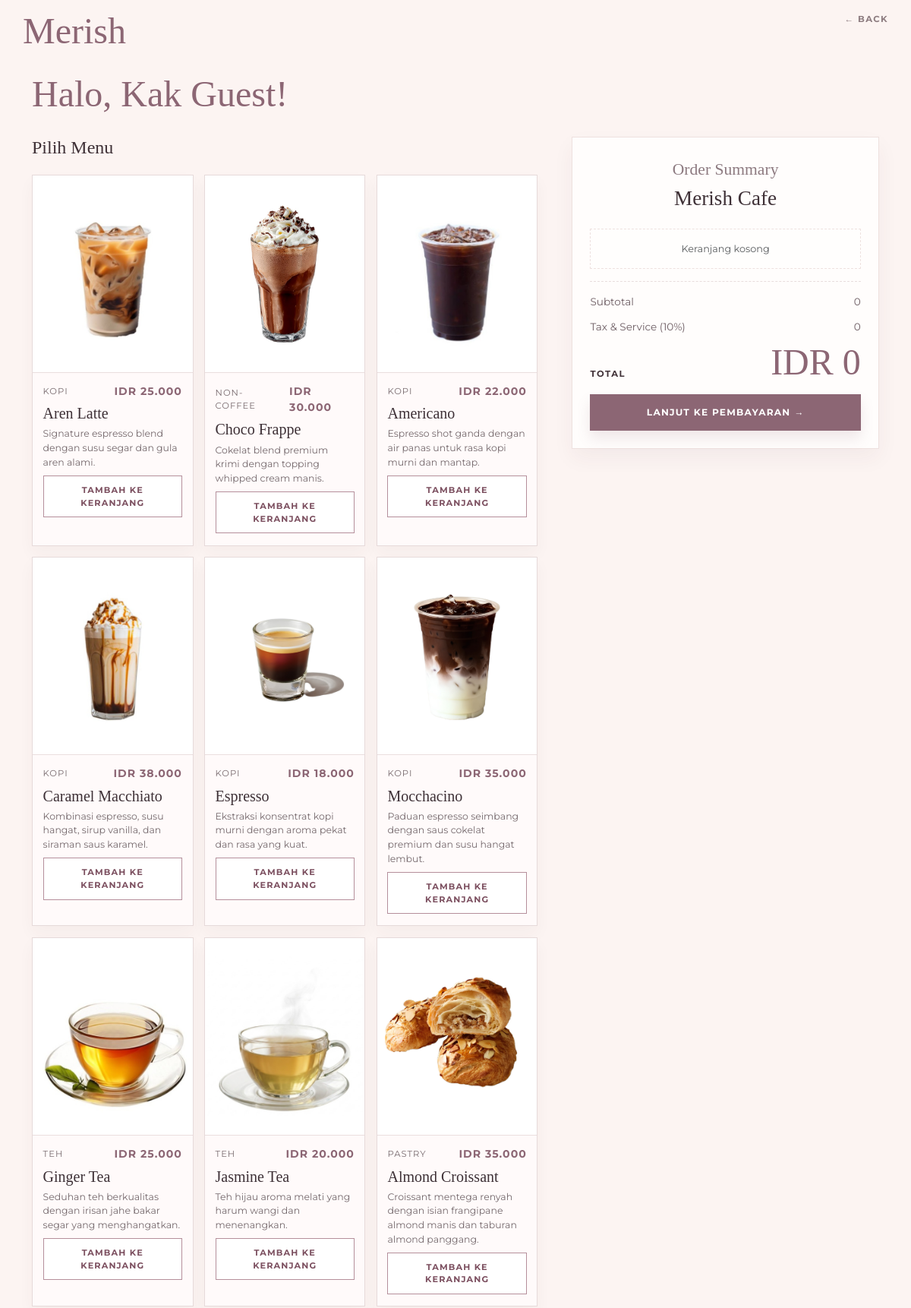
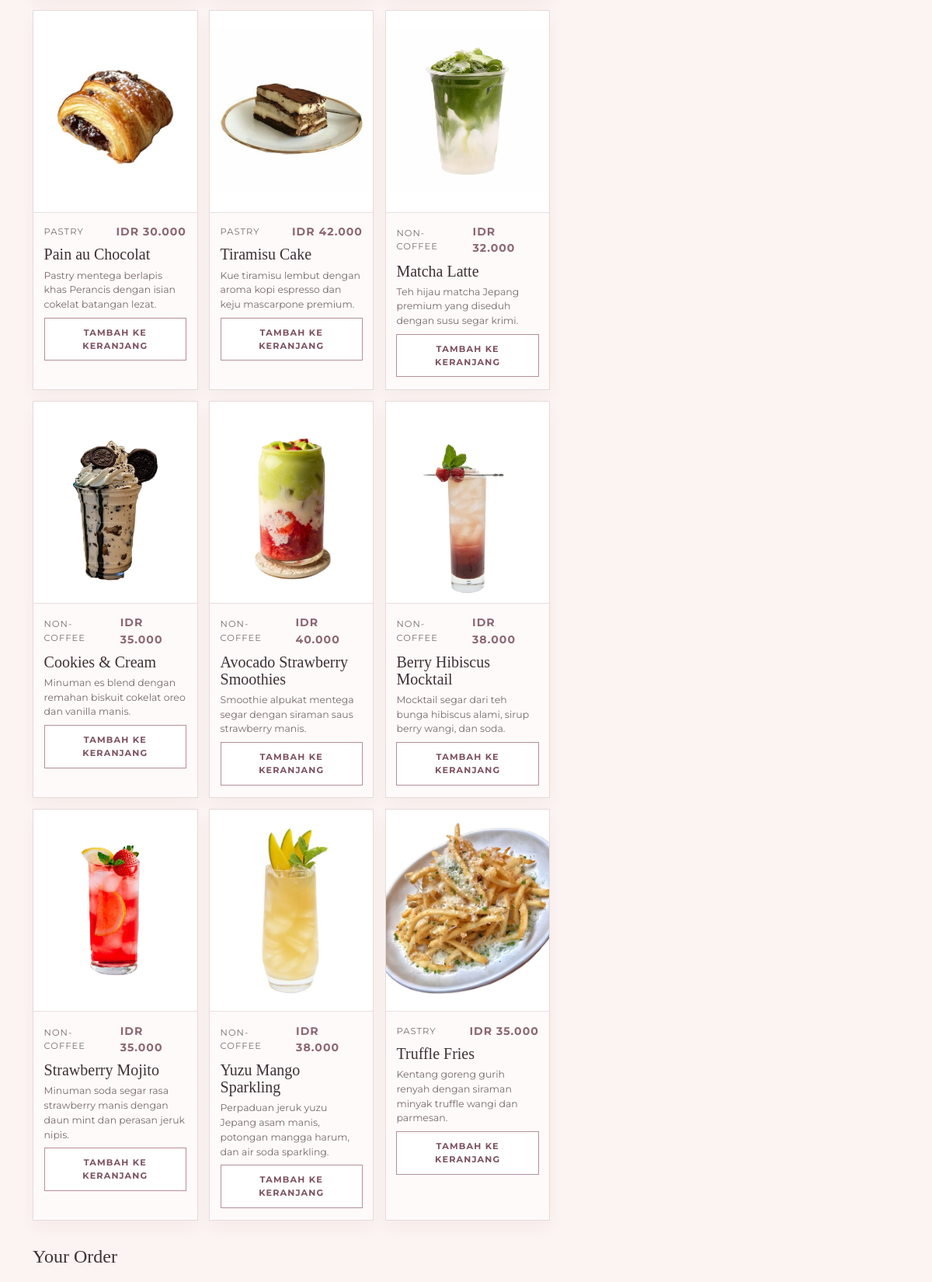
/index.php?page=cafe&action=cart (upper part), run on the app's committed database (2 pictures, top to bottom).
### tables this page shows
CREATE TABLE menus (
    menu_id VARCHAR(10),
    menu_name VARCHAR(100) NOT NULL,
    price DECIMAL(10,2) NOT NULL,
    is_available BOOLEAN NOT NULL DEFAULT TRUE,  
    category ENUM('Kopi', 'Teh', 'Pastry', 'Non Coffee', 'Snack') NOT NULL,
    description TEXT NULL,
    image VARCHAR(255) NULL,
    PRIMARY KEY (menu_id)
);

### app/Controllers/CafeController.php (called while the page is built, shortened)
<?php
class CafeController
{
    public function cart()
    {
        $menusModel = new MenusModel();
        $menus = $menusModel->findAll();
        require __DIR__ . '/../Views/Cafe/cart.php';
    }
}

### app/Core/Database.php (called while the page is built, shortened)
<?php
class Database
{
    private static ?PDO $connection = null;
    public static function getConnection(): PDO
    {
        $host = 'localhost';
        $dbName = 'db_merish_salon';
        $user = 'root';
        $pass = '';
        $ports = [3306, 3307];
        foreach ($ports as $port) {
            $dsn = "mysql:host={$host};port={$port};dbname={$dbName};charset=utf8mb4";
            try {
                self::$connection = new PDO($dsn, $user, $pass, [
                    PDO::ATTR_ERRMODE => PDO::ERRMODE_EXCEPTION,
                    PDO::ATTR_DEFAULT_FETCH_MODE => PDO::FETCH_ASSOC,
                    PDO::ATTR_EMULATE_PREPARES => false,
                ]);
                return self::$connection;
            } catch (PDOException $e) {
                $lastException = $e;
            }
        }
        $portsTried = implode(', ', $ports);
        $err = 'Koneksi database gagal (mencoba port: ' . $portsTried . ')';
        die($err);
        return self::$connection;
    }
}

### app/Models/MenusModel.php (called while the page is built, shortened)
<?php
class MenusModel
{
    private PDO $db;
    public function __construct()
    {
        $this->db = Database::getConnection();
    }
    public function findAll(): array
    {
        $stmt = $this->db->query('SELECT * FROM db_merish_cafe.menus WHERE is_available = TRUE');
        return $stmt->fetchAll();
    }
}

### app/Views/Cafe/cart.php (the view, shortened to what this page needs)
<?php
$displayName = $_SESSION['full_name'] ?? $_SESSION['user_login'] ?? 'Guest';
$menus = $menus ?? [];
$cartItems = [];
$totalPrice = 0;
$tax = (int) round($totalPrice * 0.1);
$finalTotal = $totalPrice + $tax;
$seatId = $_GET['seat'] ?? $_GET['seat_id'] ?? $_GET['table'] ?? $_SESSION['qr_order']['seat_id'] ?? $_SESSION['seat_id'] ?? null;
?>
<!DOCTYPE html>
<html lang="id">
<head>
    <link href="https://cdn.jsdelivr.net/npm/bootstrap@5.3.3/dist/css/bootstrap.min.css" rel="stylesheet">
</head>
<body>
<div class="page-shell">
    <div class="container topbar">
        <div class="d-flex justify-content-between align-items-start">
            <a class="brand" href="index.php?page=home">Merish</a>
            <a class="back-link" href="index.php?page=home">← Back</a>
        </div>
    </div>
    <main class="container py-3 py-md-4">
        <div class="hero">
            <h1 class="title">Halo, Kak <?php echo htmlspecialchars($displayName); ?>!</h1>
        </div>
        <div class="layout">
            <section>
                <div class="menu-picker">
                    <h2 class="section-title">Pilih Menu</h2>
                    <div class="menu-grid">
                        <?php foreach ($menus as $menu): ?>
                            <?php
                            $menuName = (string) ($menu['menu_name'] ?? 'Menu Item');
                            $menuPrice = (int) ($menu['price'] ?? 0);
                            $dbCat = trim($menu['category'] ?? '');
                            $menuCategory = match (strtolower($dbCat)) {
                                'kopi' => 'kopi',
                                'teh' => 'teh',
                                'pastry' => 'pastry',
                                'non coffee', 'non-coffee' => 'non-coffee',
                                'snack' => 'pastry',
                                default => 'kopi',
                            };
                            $desc = !empty($menu['description']) ? $menu['description'] : 'Tambahkan menu ini ke keranjang sebelum lanjut ke pembayaran.';
                            $image = trim($menu['image'] ?? '');
                            ?>
                            <article class="menu-card">
                                <div class="menu-card-visual" style="background-image: url('<?php echo htmlspecialchars($image); ?>'); background-size: contain; background-repeat: no-repeat; background-position: center; background-color: #ffffff;"></div>
                                <div class="menu-card-body">
                                    <div class="menu-card-meta">
                                        <span><?php echo htmlspecialchars($menuCategory); ?></span>
                                        <span class="menu-card-price">IDR <?php echo number_format($menuPrice, 0, ',', '.'); ?></span>
                                    </div>
                                    <h3 class="menu-card-name"><?php echo htmlspecialchars($menuName); ?></h3>
                                    <p class="menu-card-desc"><?php echo htmlspecialchars($desc); ?></p>
                                    <form method="POST" action="index.php?page=cafe&action=addToCart" class="m-0">
                                        <button type="submit" class="add-menu-btn">Tambah ke Keranjang</button>
                                    </form>
                                </div>
                            </article>
                        <?php endforeach; ?>
                    </div>
                </div>
                <h2 class="section-title">Your Order</h2>
            </section>
            <aside>
                <div class="summary-card">
                    <div class="summary-top">Order Summary</div>
                    <div class="summary-title">Merish Cafe</div>
                    <?php if (!empty($cartItems)): ?>
                        <?php foreach ($cartItems as $item): ?>
                            <div class="summary-line align-items-center mb-3">
                                <div class="d-flex flex-column" style="max-width: 140px;">
                                    <span style="font-weight: 600; color: #3f3137; line-height: 1.2; text-align: left;"><?php echo htmlspecialchars($item['name']); ?></span>
                                    <span style="font-size: 0.72rem; color: var(--muted); text-align: left;">IDR <?php echo number_format($item['price'], 0, ',', '.'); ?></span>
                                </div>
                                <div class="d-flex align-items-center gap-2 ms-auto">
                                    <div class="qty-box" style="padding: 0.2rem 0.4rem; min-width: 76px; font-size: 0.8rem; border-radius: 6px; gap: 0.5rem; background: #faf3f3; border: 1px solid #eadede; display: inline-flex; align-items: center; justify-content: space-between;">
                                        <form method="POST" action="index.php?page=cafe&action=updateCart" class="m-0 d-inline">
                                            <input type="hidden" name="menu_id" value="<?php echo htmlspecialchars($item['menu_id']); ?>">
                                            <?php if ($seatId): ?>
                                                <input type="hidden" name="seat" value="<?php echo htmlspecialchars($seatId); ?>">
                                            <?php endif; ?>
                                            <button type="submit" name="qty" value="<?php echo max(0, $item['qty'] - 1); ?>" style="font-size: 0.85rem; padding: 0 4px; font-weight: bold; color: #8c6674; border: 0; background: transparent;">−</button>
                                        </form>
                                        <span class="value" style="font-size: 0.8rem; width: 14px; text-align: center; font-weight: 700; color: #3f3137;"><?php echo (int) $item['qty']; ?></span>
                                        <form method="POST" action="index.php?page=cafe&action=updateCart" class="m-0 d-inline">
                                            <input type="hidden" name="menu_id" value="<?php echo htmlspecialchars($item['menu_id']); ?>">
                                            <?php if ($seatId): ?>
                                                <input type="hidden" name="seat" value="<?php echo htmlspecialchars($seatId); ?>">
                                            <?php endif; ?>
                                            <button type="submit" name="qty" value="<?php echo $item['qty'] + 1; ?>" style="font-size: 0.85rem; padding: 0 4px; font-weight: bold; color: #8c6674; border: 0; background: transparent;">+</button>
                                        </form>
                                    </div>
                                    <span style="font-weight: 600; font-size: 0.82rem; min-width: 60px; text-align: right; color: #3f3137;">
                                        <?php echo number_format($item['line_total'], 0, ',', '.'); ?>
                                    </span>
                                </div>
                            </div>
                        <?php endforeach; ?>
                    <?php else: ?>
                        <div class="text-center py-3 text-muted" style="font-size: 0.8rem; border: 1px dashed #eee1df; background: rgba(255,255,255,0.5); margin-bottom: 1rem;">
                            Keranjang kosong
                        </div>
                    <?php endif; ?>
                    <div class="summary-divider"></div>
                    <div class="summary-line">
                        <span>Subtotal</span>
                        <span><?php echo number_format($totalPrice, 0, ',', '.'); ?></span>
                    </div>
                    <div class="summary-line">
                        <span>Tax & Service (10%)</span>
                        <span><?php echo number_format($tax, 0, ',', '.'); ?></span>
                    </div>
                    <div class="summary-footer">
                        <div class="label">Total</div>
                        <div class="value">IDR <?php echo number_format($finalTotal, 0, ',', '.'); ?></div>
                    </div>
                    <form method="GET" action="index.php">
                        <button type="submit" class="checkout-btn">Lanjut ke Pembayaran →</button>
                    </form>
                </div>
            </aside>
        </div>
    </main>
</div>
</body>
</html>

### app/Views/Cafe/cart.php (style rules this page uses)
:root { --bg: #fcf4f2; --panel: #fffdfc; --line: #eadfdd; --ink: #514248; --muted: #7d6f73; --accent: #8c6674; --accent-dark: #764f5c; --soft: #f5ecea; }
body { margin: 0; background: var(--bg); color: var(--ink); font-family: 'Montserrat', sans-serif; }
.page-shell { min-height: 100vh; display: flex; flex-direction: column; }
.topbar { padding: 1.05rem 0 0.4rem; }
.brand { font-family: 'Playfair Display', serif; font-size: clamp(2.2rem, 4vw, 3.8rem); color: var(--accent); text-decoration: none; line-height: 1; }
.back-link { color: #8d7c80; text-decoration: none; text-transform: uppercase; letter-spacing: 1.4px; font-size: 0.72rem; font-weight: 700; }
.hero { margin-top: 0.3rem; margin-bottom: 2rem; }
.title { font-family: 'Playfair Display', serif; font-size: clamp(2.5rem, 4vw, 4.1rem); line-height: 1; color: var(--accent); margin: 0 0 0.45rem; }
.layout { display: grid; grid-template-columns: minmax(0, 1.35fr) minmax(290px, 0.82fr); gap: 2.8rem; align-items: start; }
.section-title { font-family: 'Playfair Display', serif; color: #3f3137; font-size: 1.5rem; margin-bottom: 1.3rem; }
.menu-picker { margin-bottom: 2rem; }
.menu-grid { display: grid; grid-template-columns: repeat(3, minmax(0, 1fr)); gap: 0.9rem; }
.menu-card { border: 1px solid #e6dada; background: #fffafa; box-shadow: 0 10px 20px rgba(78, 54, 61, 0.04); overflow: hidden; display: flex; flex-direction: column; min-height: 100%; }
.menu-card-visual { height: 260px; background-size: contain; background-repeat: no-repeat; background-position: center; background-color: #ffffff; border-bottom: 1px solid #eadede; }
.menu-card-body { padding: 0.9rem 0.85rem 0.95rem; display: flex; flex-direction: column; gap: 0.45rem; flex: 1; }
.menu-card-name { font-family: 'Playfair Display', serif; font-size: 1.25rem; color: #3d3036; line-height: 1.1; margin: 0; }
.menu-card-meta { display: flex; justify-content: space-between; gap: 0.75rem; align-items: center; color: #7a6d71; font-size: 0.72rem; text-transform: uppercase; letter-spacing: 1px; }
.menu-card-price { color: var(--accent); font-weight: 700; font-size: 0.88rem; }
.menu-card-desc { color: #75696d; font-size: 0.78rem; line-height: 1.5; margin: 0; }
.add-menu-btn { margin-top: auto; border: 1px solid #b58f9b; background: #fff; color: #7d5161; text-transform: uppercase; letter-spacing: 1.15px; font-size: 0.7rem; font-weight: 700; padding: 0.62rem 0.8rem; width: 100%; }
.summary-card { background: var(--panel); border: 1px solid #eee1df; box-shadow: 0 12px 26px rgba(70, 48, 55, 0.05); padding: 1.6rem 1.45rem 1.4rem; position: sticky; top: 1.25rem; }
.summary-top { text-align: center; color: #8d7a80; font-family: 'Playfair Display', serif; font-size: 1.35rem; margin-bottom: 0.1rem; }
.summary-title { text-align: center; font-family: 'Playfair Display', serif; font-size: 1.7rem; color: #3f3137; margin-bottom: 1.2rem; }
.summary-line { display: flex; justify-content: space-between; gap: 1rem; font-size: 0.85rem; color: #6d5d63; margin-bottom: 0.8rem; }
.summary-divider { border-top: 1px dashed #e8dddd; margin: 1rem 0; }
.summary-footer { display: flex; justify-content: space-between; align-items: end; gap: 1rem; margin-top: 0.6rem; }
.summary-footer .label { text-transform: uppercase; letter-spacing: 1.5px; font-size: 0.72rem; font-weight: 700; color: #423339; }
.summary-footer .value { font-family: 'Playfair Display', serif; color: var(--accent); font-size: clamp(2rem, 4vw, 3rem); line-height: 1; }
.checkout-btn { width: 100%; margin-top: 1.1rem; border: 0; background: var(--accent); color: #fff; padding: 0.95rem 1rem; text-transform: uppercase; letter-spacing: 1.2px; font-size: 0.76rem; font-weight: 700; box-shadow: 0 10px 18px rgba(140, 102, 116, 0.14); }

### data on the page
menus: image (picture), category "KOPI", price "25.000", menu_name "Aren Latte", description "Signature espresso blend dengan susu segar dan gula aren alami."
menus: image (picture), category "NON-COFFEE", price "30.000", menu_name "Choco Frappe", description "Cokelat blend premium krimi dengan topping whipped cream manis."
menus: image (picture), category "KOPI", price "22.000", menu_name "Americano", description "Espresso shot ganda dengan air panas untuk rasa kopi murni dan mantap."
menus: image (picture), category "KOPI", price "38.000", menu_name "Caramel Macchiato", description "Kombinasi espresso, susu hangat, sirup vanilla, dan siraman saus karamel."
menus: image (picture), category "KOPI", price "18.000", menu_name "Espresso", description "Ekstraksi konsentrat kopi murni dengan aroma pekat dan rasa yang kuat."
menus: image (picture), category "KOPI", price "35.000", menu_name "Mocchacino", description "Paduan espresso seimbang dengan saus cokelat premium dan susu hangat lembut."
menus: image (picture), category "TEH", price "25.000", menu_name "Ginger Tea", description "Seduhan teh berkualitas dengan irisan jahe bakar segar yang menghangatkan."
menus: image (picture), category "TEH", price "20.000", menu_name "Jasmine Tea", description "Teh hijau aroma melati yang harum wangi dan menenangkan."
menus: image (picture), category "PASTRY", price "35.000", menu_name "Almond Croissant", description "Croissant mentega renyah dengan isian frangipane almond manis dan taburan almond panggang."
menus: image (picture), category "PASTRY", price "30.000", menu_name "Pain au Chocolat", description "Pastry mentega berlapis khas Perancis dengan isian cokelat batangan lezat."
menus: image (picture), category "PASTRY", price "42.000", menu_name "Tiramisu Cake", description "Kue tiramisu lembut dengan aroma kopi espresso dan keju mascarpone premium."
menus: image (picture), category "NON-COFFEE", price "32.000", menu_name "Matcha Latte", description "Teh hijau matcha Jepang premium yang diseduh dengan susu segar krimi."
menus: image (picture), category "NON-COFFEE", price "35.000", menu_name "Cookies & Cream", description "Minuman es blend dengan remahan biskuit cokelat oreo dan vanilla manis."
menus: image (picture), category "NON-COFFEE", price "40.000", menu_name "Avocado Strawberry Smoothies", description "Smoothie alpukat mentega segar dengan siraman saus strawberry manis."
menus: image (picture), category "NON-COFFEE", price "38.000", menu_name "Berry Hibiscus Mocktail", description "Mocktail segar dari teh bunga hibiscus alami, sirup berry wangi, dan soda."
menus: image (picture), category "NON-COFFEE", price "35.000", menu_name "Strawberry Mojito", description "Minuman soda segar rasa strawberry manis dengan daun mint dan perasan jeruk nipis."
menus: image (picture), category "NON-COFFEE", price "38.000", menu_name "Yuzu Mango Sparkling", description "Perpaduan jeruk yuzu Jepang asam manis, potongan mangga harum, dan air soda sparkling."
menus: image (picture), category "PASTRY", price "35.000", menu_name "Truffle Fries", description "Kentang goreng gurih renyah dengan siraman minyak truffle wangi dan parmesan."

### other printed values
$displayName "Guest"
$totalPrice "0"
$tax "0"
$finalTotal "0"
